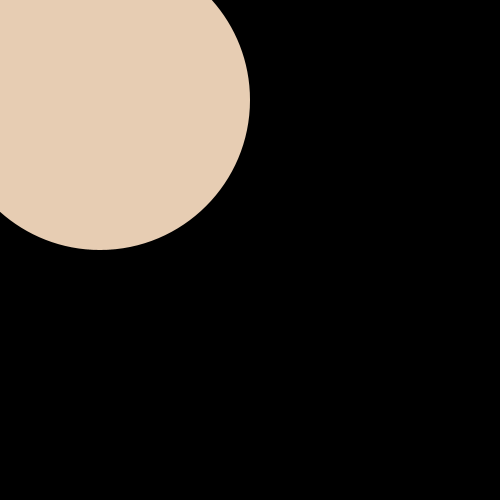
Frame 1 (no input)
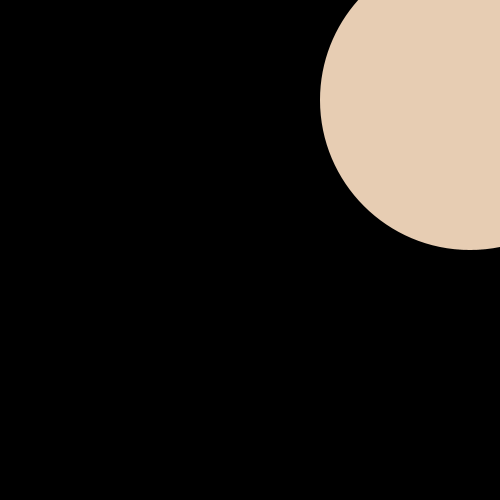
Frame 60 (the mouse pressed at the canvas centre just before this capture)
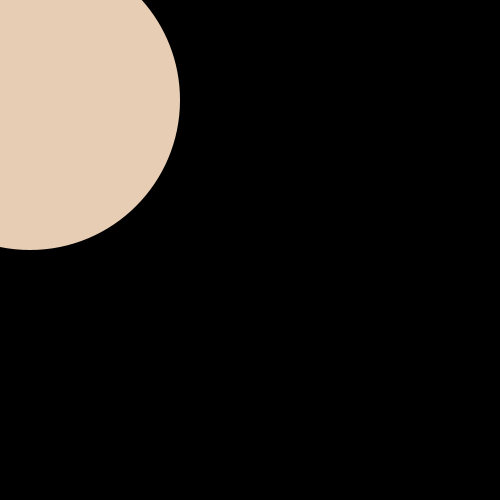
Frame 120 (the mouse held since frame 60 and released just before this capture)

The Processing sketch that drew these frames (run headless with seeded random() and noise(); from frame 60 on, the mouse is pressed at the canvas centre):

// Processing sketch: debugPart
// ── debugPart.pde
color col = color(random(188,255), random(188,255), random(188.255));
Ball b = new Ball(100,100,300,col);

void setup(){
    size(500,500);
}

void draw(){
    noStroke();
    smooth();
    background(0);
    b.display();
    b.update();
}
// ── class.pde
class Ball{
  float xpos;
  float ypos;
  float diam;
  color c1;
  float speed = 10;
  
  // make direction cannot be zero
  //Int direction = int(random(-1,1));
   int[] directionOptions = {-1, 1};
   int index = int(random(directionOptions.length));
   int direction = directionOptions[index];


  
  Ball (float tempXpos, float tempYpos, float tempDiam, color tempC1){
    xpos = tempXpos;
    ypos = tempYpos;
    diam = tempDiam;
    c1 = tempC1;
  }
  
  //Draws the ball to the screen.
  void display(){
    fill(c1);
    ellipse(xpos,ypos,diam,diam);
  }
  
  void update(){
    if(xpos > width || xpos < 0){
     direction = -direction; 
    }
    xpos = xpos + speed*direction;
  }
}
